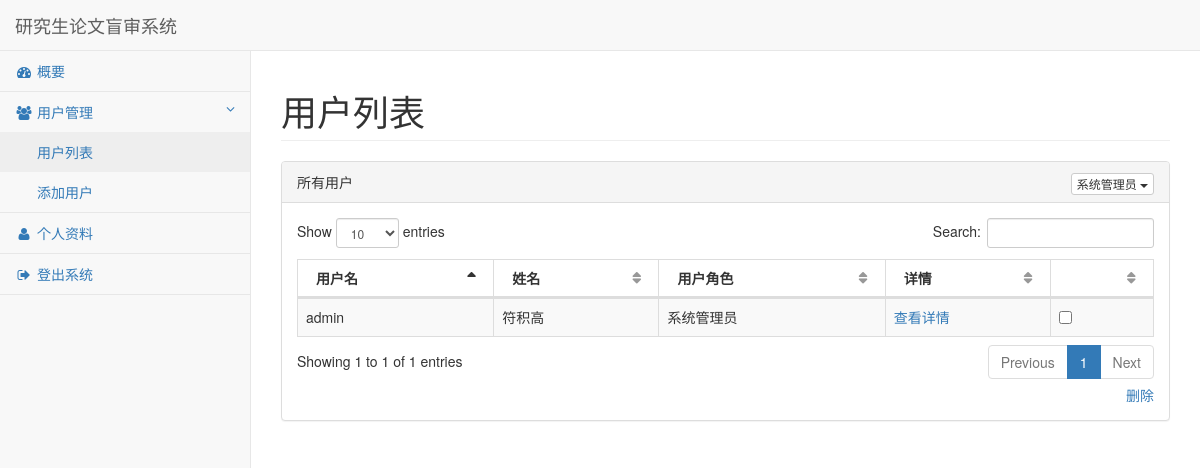
Screenshot of /前端/pages/admin/user_list.php?userType=系统管理员 with the database file from the repository.
### 前端/phpLibrary/notorm-master/NotORM.php (called while the page is built, shortened)
<?php
include_once dirname(__FILE__) . "/NotORM/Structure.php";
include_once dirname(__FILE__) . "/NotORM/Result.php";
include_once dirname(__FILE__) . "/NotORM/MultiResult.php";
include_once dirname(__FILE__) . "/NotORM/Row.php";
class NotORM extends NotORM_Abstract {
	function __construct(PDO $connection, NotORM_Structure $structure = null, NotORM_Cache $cache = null) {
		$this->connection = $connection;
		if (!isset($structure)) {
			$structure = new NotORM_Structure_Convention;
		}
		$this->structure = $structure;
		$this->cache = $cache;
	}
	function __call($table, array $where) {
		$return = new NotORM_Result($this->structure->getReferencingTable($table, ''), $this);
		return $return;
	}
}

### 前端/phpLibrary/users.php (called while the page is built, shortened)
<?php
	require_once("notorm-master/NotORM.php");
	class Users{
		private $db;
		public function __construct($db){
			$this -> db = $db;
		}
		public function getUsersInfo(){
			$users = $this -> db -> 系统用户();
			return $users;
		}
	}
?>

### 前端/phpLibrary/notorm-master/NotORM/Structure.php (called while the page is built, shortened)
<?php
class NotORM_Structure_Convention implements NotORM_Structure {
	protected $primary, $foreign, $table, $prefix;
	function __construct($primary = 'id', $foreign = '%s_id', $table = '%s', $prefix = '') {
		$this->primary = $primary;
		$this->table = $table;
		$this->prefix = $prefix;
	}
	function getPrimary($table) {
		return sprintf($this->primary, $this->getColumnFromTable($table));
	}
	function getReferencingTable($name, $table) {
		return $this->prefix . $name;
	}
	protected function getColumnFromTable($name) {
		return $name;
	}
}

### 前端/phpLibrary/notorm-master/NotORM/Row.php (called while the page is built, shortened)
<?php
class NotORM_Row extends NotORM_Abstract implements IteratorAggregate, ArrayAccess, Countable, JsonSerializable {
	protected $row, $result, $primary;
	function __construct(array $row, NotORM_Result $result) {
		$this->row = $row;
		$this->result = $result;
	}
	function offsetGet($key) {
		return $this->row[$key];
	}
}

### 前端/phpLibrary/notorm-master/NotORM/Result.php (called while the page is built, shortened)
<?php
class NotORM_Result extends NotORM_Abstract implements Iterator, ArrayAccess, Countable, JsonSerializable {
	protected $select = array(), $conditions = array(), $where = array(), $parameters = array(), $order = array(), $limit = null, $offset = null, $group = "", $having = "", $lock = null;
	protected $data, $referencing = array(), $aggregation = array(), $accessed, $access, $keys = array();
	function __construct($table, NotORM $notORM, $single = false) {
		$this->table = $table;
		$this->notORM = $notORM;
	}
	protected function limitString($limit, $offset = null) {
		$return = "";
		return $return;
	}
	protected function removeExtraDots($expression) {
		return preg_replace('~(?:\\b[a-z_][a-z0-9_.:]*[.:])?([a-z_][a-z0-9_]*)[.:]([a-z_*])~i', '\\1.\\2', $expression);
	}
	protected function whereString() {
		$return = "";
		$return = $this->removeExtraDots($return);
		$return .= $this->limitString($this->limit, $this->offset);
		return $return;
	}
	protected function topString($limit, $offset = null) {
		return "";
	}
	protected function createJoins($val) {
		$return = array();
		return $return;
	}
	function __toString() {
		$return = "SELECT" . $this->topString($this->limit, $this->offset) . " ";
		$join = $this->createJoins(implode(",", $this->conditions) . "," . implode(",", $this->select) . ",$this->group,$this->having," . implode(",", $this->order));
		if ($this->select) {
			$return .= $this->removeExtraDots(implode(", ", $this->select));
		} elseif ($this->accessed) {
			$return .= ($join ? "$this->table." : "") . implode(", " . ($join ? "$this->table." : ""), array_keys($this->accessed));
		} else {
			$return .= ($join ? "$this->table." : "") . "*";
		}
		$return .= " FROM $this->table" . implode($join) . $this->whereString();
		return $return;
	}
	protected function query($query, $parameters) {
		$return = $this->notORM->connection->prepare($query);
		if (!$return || !$return->execute(array_map(array($this, 'formatValue'), $parameters))) {
			$return = false;
		}
		return $return;
	}
	protected function execute() {
		if (!isset($this->rows)) {
			$result = false;
			$parameters = array();
			try {
				$result = $this->query($this->__toString(), $parameters);
			} catch (PDOException $exception) {
			}
			$this->rows = array();
			if ($result) {
				$result->setFetchMode(PDO::FETCH_ASSOC);
				foreach ($result as $key => $row) {
					$this->rows[$key] = new $this->notORM->rowClass($row, $this);
				}
			}
		}
	}
	function rewind() {
		$this->execute();
	}
}

### 前端/pages/admin/user_list.php (the view, shortened to what this page needs)
<?php
    require_once("../../phpLibrary/users.php");
    require_once("../../phpLibrary/notorm-master/NotORM.php");
    $pdo = new PDO('mysql:host=lab.ihainan.me;dbname=blind_review_db','ss','123456');
    $pdo->setAttribute(PDO::ATTR_ERRMODE, PDO::ERRMODE_EXCEPTION);
    $pdo->exec('set names utf8');
    $db = new NotORM($pdo);
    $users = new Users($db);
    $usersInfo = $users -> getUsersInfo();
    if(array_key_exists("userType", $_GET)){
        $userType = $_GET["userType"];
    }
    else{
        $userType = "全部";
    }
?>
<!DOCTYPE html>
<html lang="en">
<head>
    <link href="../../bower_components/bootstrap/dist/css/bootstrap.min.css" rel="stylesheet">
    <link href="../../bower_components/metisMenu/dist/metisMenu.min.css" rel="stylesheet">
    <link href="../../bower_components/datatables-plugins/integration/bootstrap/3/dataTables.bootstrap.css" rel="stylesheet">
    <link href="../../bower_components/datatables-responsive/css/dataTables.responsive.css" rel="stylesheet">
    <link href="../../dist/css/sb-admin-2.css" rel="stylesheet">
    <link href="../../bower_components/font-awesome/css/font-awesome.min.css" rel="stylesheet" type="text/css">
</head>
<body>
    <div id="wrapper">
        <nav class="navbar navbar-default navbar-static-top" role="navigation" style="margin-bottom: 0">
            <div class="navbar-header">
                <a class="navbar-brand" href="index.php">研究生论文盲审系统</a>
            </div>
            <div class="navbar-default sidebar" role="navigation">
                <div class="sidebar-nav navbar-collapse">
                    <ul class="nav" id="side-menu">
                        <li>
                            <a href="index.php"><i class="fa fa-dashboard fa-fw"></i> 概要</a>
                        </li>
                        <li>
                            <a href="#"><i class="fa fa-users fa-fw"></i> 用户管理<span class="fa arrow"></span></a>
                            <ul class="nav nav-second-level">
                                <li>
                                    <a href="user_list.php"> 用户列表</a>
                                </li>
                                <li>
                                    <a href="add_user/admin.php"> 添加用户</a>
                                </li>
                            </ul>
                        </li>
                        <li>
                            <a href="profile.php"><i class="fa fa-user fa-fw"></i> 个人资料</a>
                        </li>
                        <li>
                            <a href="javascript:winconfirm()"><i class="fa fa-sign-out fa-fw"></i> 登出系统</a>
                        </li>
                    </ul>
                </div>
            </div>
        </nav>
        <div id="page-wrapper">
            <div class="row">
                <div class="col-lg-12">
                    <h1 class="page-header">用户列表</h1>
                </div>
            </div>
            <div class="row">
                <div class="col-lg-12">
                    <div class="panel panel-default">
                        <div class="panel-heading">
                            所有用户
                            <div class="pull-right">
                                <div class="btn-group">
                                    <button type="button" class="btn btn-default btn-xs dropdown-toggle" data-toggle="dropdown">
                                        <?php echo $userType; ?>
                                        <span class="caret"></span>
                                    </button>
                                </div>
                            </div>
                        </div>
                        <div class="panel-body">
                            <div class="dataTable_wrapper">
                                <table class="table table-striped table-bordered table-hover" id="dataTables-example">
                                    <thead>
                                        <tr>
                                            <th>用户名</th>
                                            <th>姓名</th>
                                            <th>用户角色</th>
                                            <th>详情</th>
                                            <th></th>
                                        </tr>
                                    </thead>
                                    <tbody>
                                        <?php
                                            foreach ($usersInfo as $userInfo) {
                                                if($userType == "全部" || $userType == $userInfo["用户角色"]){
                                                ?>
                                                <tr class="odd gradeX">
                                                    <td><?php echo $userInfo["用户id"]; ?></td>
                                                    <td><?php echo $userInfo["姓名"]; ?></td>
                                                    <td class="center"><?php echo $userInfo["用户角色"]; ?></td>
                                                    <td class="center"><a href="
                                                        ./role_profile/<?php
                                                            if($userInfo["用户角色"] == "系统管理员") echo "admin";
                                                            else if ($userInfo["用户角色"] == "学生") echo "student";
                                                            else if ($userInfo["用户角色"] == "导师") echo "teacher";
                                                            else if ($userInfo["用户角色"] == "学院管理人员") echo "manager";
                                                        ?>.php?id=<?php echo $userInfo["用户id"]; ?>">查看详情</a></td>
                                                    <td><input type="checkbox"></td>
                                                </tr>
                                                <?php
                                                }
                                            }
                                        ?>
                                    </tbody>
                                </table>
                            </div>
                            <div align="right"><a href="javascript:winconfirm()">删除</a></div>
                        </div>
                    </div>
                </div>
            </div>
        </div>
    </div>
</body>
</html>

### rows the page displays
系统用户: 用户id "admin", 姓名 "符积高", 用户角色 "系统管理员"

### other values shown
$userType "系统管理员"
